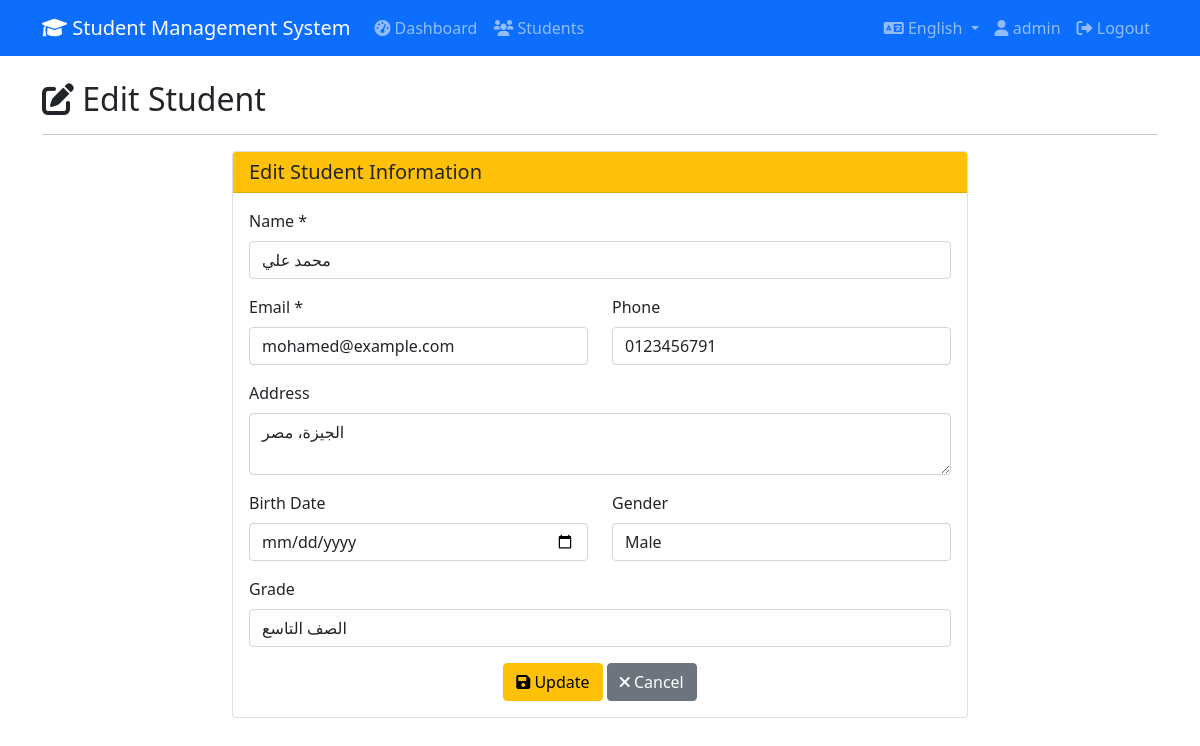
Page /app/views/students/edit.php?id=3 (signed in) on the committed database.
### tables this page shows
CREATE TABLE `students` (
  `id` int(11) NOT NULL,
  `name` varchar(100) NOT NULL,
  `email` varchar(100) NOT NULL,
  `phone` varchar(20) DEFAULT NULL,
  `address` text DEFAULT NULL,
  `birth_date` date DEFAULT NULL,
  `gender` enum('male','female') DEFAULT NULL,
  `grade` varchar(50) DEFAULT NULL,
  `profile_picture` varchar(255) DEFAULT NULL,
  `created_at` timestamp NOT NULL DEFAULT current_timestamp()
);

### lang/en.php (called while the page is built)
<?php
$lang = [
    'signup' => 'Sign Up',
    'confirm_password' => 'Confirm Password',
    'already_have_account' => 'Already have an account?',
    'username_required' => 'Username is required',
    'email_required' => 'Email is required',
    'email_invalid' => 'Please enter a valid email address',
    'password_required' => 'Password is required',
    'password_min_length' => 'Password must be at least 6 characters',
    'password_mismatch' => 'Passwords do not match',
    'username_exists' => 'Username already exists',
    'email_exists' => 'Email already exists',
    'registration_success' => 'Registration successful! Please login.',
    'registration_failed' => 'Registration failed. Please try again.',
    'password_hint' => 'Minimum 6 characters',
    'dont_have_account' => "Don't have an account?",
    'login' => 'Login',
    'forgot_password' => 'Forgot Password?',
    'reset_password' => 'Reset Password',
    'view_all' => 'View All Students',
    'quick_actions' => 'Quick Actions',
    'export_excel' => 'Export to Excel',
    'export_pdf' => 'Export to PDF',
    'statistics' => 'Statistics',
    'new_this_month' => 'New This Month',
    'invalid_credentials' => 'Invalid username or password!',
    'welcome_back' => 'Welcome back, %s!',
];
?>

### app/models/Student.php (called while the page is built, shortened)
<?php
require_once APP_ROOT . '/config/database.php';
class Student {
    private $conn;
    private $table = 'students';
    public $id;
    public function __construct() {
        $database = new Database();
        $this->conn = $database->getConnection();
    }
    public function readOne() {
        $query = "SELECT * FROM " . $this->table . " WHERE id = :id LIMIT 1";
        $stmt = $this->conn->prepare($query);
        $stmt->bindParam(':id', $this->id);
        $stmt->execute();
        return $stmt->fetch(PDO::FETCH_ASSOC);
    }
}
?>

### config/database.php (called while the page is built, shortened)
<?php
class Database {
    private $host = "localhost";
    private $db_name = "student_management";
    private $username = "root";
    private $password = "";
    public function getConnection() {
        $this->conn = null;
        try {
            $this->conn = new PDO(
                "mysql:host=" . $this->host . ";dbname=" . $this->db_name,
                $this->username,
                $this->password
            );
            $this->conn->setAttribute(PDO::ATTR_ERRMODE, PDO::ERRMODE_EXCEPTION);
            $this->conn->exec("set names utf8");
        } catch(PDOException $e) {
            echo "Connection error: " . $e->getMessage();
        }
        return $this->conn;
    }
}
?>

### app/controllers/StudentController.php (called while the page is built, shortened)
<?php
require_once APP_ROOT . '/app/models/Student.php';
class StudentController {
    private $student;
    public function __construct() {
        $this->student = new Student();
    }
    public function edit($id) {
        $this->student->id = $id;
        return $this->student->readOne();
    }
}
?>

### app/views/students/edit.php (the view, shortened to what this page needs)
<?php
require_once APP_ROOT . '/config/config.php';
require_once APP_ROOT . '/app/controllers/StudentController.php';
$studentController = new StudentController();
$student = $studentController->edit($_GET['id']);
?>
<?php include APP_ROOT . '/app/views/layout/header.php'; ?>
<?php include APP_ROOT . '/app/views/layout/navbar.php'; ?>
<div class="row">
    <div class="col-md-12">
        <h2><i class="fas fa-edit"></i> <?php echo $lang['edit_student'] ?? 'Edit Student'; ?></h2>
        <hr>
    </div>
</div>
<div class="row">
    <div class="col-md-8 offset-md-2">
        <div class="card">
            <div class="card-header bg-warning">
                <h5 class="mb-0"><?php echo $lang['edit_student_information'] ?? 'Edit Student Information'; ?></h5>
            </div>
            <div class="card-body">
                <form action="<?php echo APP_URL; ?>/app/controllers/process_student.php" method="POST">
                    <div class="mb-3">
                        <label for="name" class="form-label"><?php echo $lang['name'] ?? 'Name'; ?> *</label>
                        <input type="text" class="form-control" id="name" name="name"
                               value="<?php echo htmlspecialchars($student['name']); ?>" required>
                    </div>
                    <div class="row">
                        <div class="col-md-6 mb-3">
                            <label for="email" class="form-label"><?php echo $lang['email'] ?? 'Email'; ?> *</label>
                            <input type="email" class="form-control" id="email" name="email"
                                   value="<?php echo htmlspecialchars($student['email']); ?>" required>
                        </div>
                        <div class="col-md-6 mb-3">
                            <label for="phone" class="form-label"><?php echo $lang['phone'] ?? 'Phone'; ?></label>
                            <input type="text" class="form-control" id="phone" name="phone"
                                   value="<?php echo htmlspecialchars($student['phone']); ?>">
                        </div>
                    </div>
                    <div class="mb-3">
                        <label for="address" class="form-label"><?php echo $lang['address'] ?? 'Address'; ?></label>
                        <textarea class="form-control" id="address" name="address" rows="2"><?php echo htmlspecialchars($student['address']); ?></textarea>
                    </div>
                    <div class="row">
                        <div class="col-md-6 mb-3">
                            <label for="birth_date" class="form-label"><?php echo $lang['birth_date'] ?? 'Birth Date'; ?></label>
                            <input type="date" class="form-control" id="birth_date" name="birth_date"
                                   value="<?php echo $student['birth_date']; ?>">
                        </div>
                        <div class="col-md-6 mb-3">
                            <label for="gender" class="form-label"><?php echo $lang['gender'] ?? 'Gender'; ?></label>
                            <select class="form-control" id="gender" name="gender">
                                <option value="male" <?php echo ($student['gender'] == 'male') ? 'selected' : ''; ?>>
                                    <?php echo $lang['male'] ?? 'Male'; ?>
                                </option>
                            </select>
                        </div>
                    </div>
                    <div class="mb-3">
                        <label for="grade" class="form-label"><?php echo $lang['grade'] ?? 'Grade'; ?></label>
                        <input type="text" class="form-control" id="grade" name="grade"
                               value="<?php echo htmlspecialchars($student['grade']); ?>">
                    </div>
                    <div class="text-center">
                        <button type="submit" name="submit" class="btn btn-warning">
                            <i class="fas fa-save"></i> <?php echo $lang['update'] ?? 'Update'; ?>
                        </button>
                        <a href="index.php" class="btn btn-secondary">
                            <i class="fas fa-times"></i> <?php echo $lang['cancel'] ?? 'Cancel'; ?>
                        </a>
                    </div>
                </form>
            </div>
        </div>
    </div>
</div>
<?php include APP_ROOT . '/app/views/layout/footer.php'; ?>

### rows in the picture
students: name "محمد علي", email "mohamed@example.com", phone "0123456791", address "الجيزة، مصر", gender "Male", grade "الصف التاسع"

### other values in the picture
$lang['app_name'] "Student Management System"
$lang['dashboard'] "Dashboard"
$lang['students'] "Students"
$_SESSION['username'] "admin"
$lang['logout'] "Logout"
$lang['edit_student'] "Edit Student"
$lang['edit_student_information'] "Edit Student Information"
$lang['name'] "Name"
$lang['email'] "Email"
$lang['phone'] "Phone"
$lang['address'] "Address"
$lang['birth_date'] "Birth Date"
$lang['gender'] "Gender"
$lang['grade'] "Grade"
$lang['update'] "Update"
